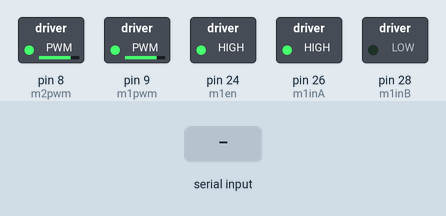
Simulated run of this sketch. Board: Arduino Mega 2560, built with avr-gcc and run on an emulated ATmega2560. Parts: switched loads named in the sketch (green lamp = pin HIGH). The test bench sets the inputs (shaded band). What the sketch prints to the serial monitor is not drawn.

Above: at 1.2 s.
1.3 s: byte 30 received over Serial
2.8 s: byte 90 received over Serial
Timing chart, 0 to 5.8 s (numbered marks = the images above; inputs shaded):
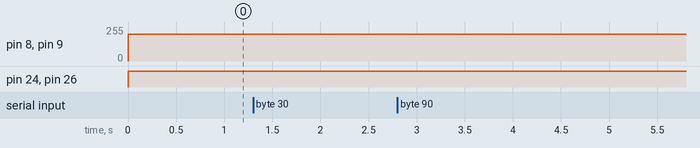

Measured:
- after the input at 1.3 s, every drawn part: stays the same
- after the input at 2.8 s, every drawn part: stays the same

The sketch:

Test_2__Dual_motor_.ino
```cpp
// Motor A connections
int m1pwm = 9;
int m1en = 24;
int m1inA = 26;
int m1inB = 28;

int m2pwm = 8;
int m2en = 48;
int m2inA = 50;
int m2inB = 52;

int channel1;
int channel2;

void setup() {
  // Set all the motor control pins to outputs

  Serial.begin(9600); // opens serial port, sets data rate to 9600 bps

	pinMode(m1pwm, OUTPUT);
	pinMode(m1inA, OUTPUT);
	pinMode(m1inB, OUTPUT);
  pinMode(m1en,OUTPUT);

  pinMode(m1pwm, OUTPUT);
	pinMode(m1inA, OUTPUT);
	pinMode(m1inB, OUTPUT);
  pinMode(m1en,OUTPUT);

  pinMode(36,INPUT);
  pinMode(38,INPUT);

  	// Turn off motors - Initial state
	digitalWrite(m1inA, LOW);
	digitalWrite(m1inB, LOW);
  digitalWrite(m1pwm,LOW);
  digitalWrite(m1en,LOW);

  digitalWrite(m2inA, LOW);
	digitalWrite(m2inB, LOW);
  digitalWrite(m2pwm,LOW);
  digitalWrite(m2en,LOW);

}

void loop() {
  digitalWrite(m1en,HIGH);
  analogWrite(m1pwm,200);
  digitalWrite(m1inA,HIGH);
  digitalWrite(m1inB,LOW);

  digitalWrite(m2en,HIGH);
  analogWrite(m2pwm,200);
  digitalWrite(m2inA,HIGH);
  digitalWrite(m2inB,LOW);

  channel1 = Serial.read();
  channel2 = Serial.read();

  Serial.println(channel1 + "  " + channel2);

  delay(50);


}
```
